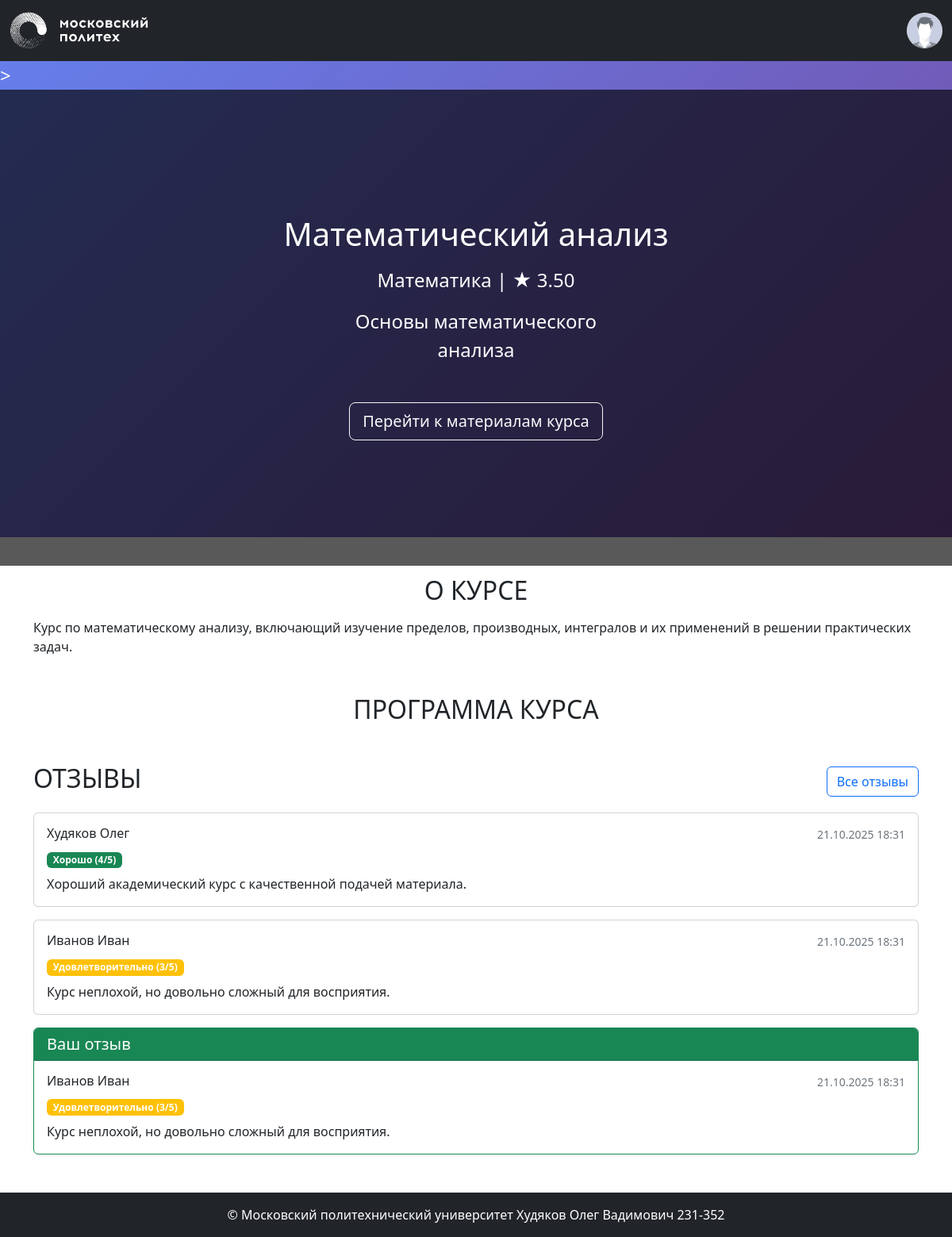
The app's page /courses/3 (signed in) with its own data.
### app/models.py (models this page shows, shortened)
class Course(db.Model):
    __tablename__ = 'courses'
    id = db.Column(db.Integer, primary_key=True)
    name = db.Column(db.String(100), nullable=False)
    short_desc = db.Column(db.Text)
    full_desc = db.Column(db.Text)
    rating_sum = db.Column(db.Integer, default=0)
    rating_num = db.Column(db.Integer, default=0)
    category_id = db.Column(db.Integer, db.ForeignKey("categories.id"))
    author_id = db.Column(db.Integer, db.ForeignKey("users.id"))
    background_image_id = db.Column(db.String(100), db.ForeignKey("images.id"))
    created_at = db.Column(db.DateTime, default=datetime.now)
    author = db.relationship("User")
    category = db.relationship("Category", lazy=False)
    bg_image = db.relationship("Image")
    reviews = db.relationship("Review", back_populates="course")
    @property
    def rating(self):
        if self.rating_num > 0:
            return self.rating_sum / self.rating_num
        return 0

class Category(db.Model):
    __tablename__ = 'categories'
    id = db.Column(db.Integer, primary_key=True)
    name = db.Column(db.String(100), nullable=False)
    parent_id = db.Column(db.Integer, db.ForeignKey("categories.id"))

class Review(db.Model):
    __tablename__ = 'reviews'
    id = db.Column(db.Integer, primary_key=True)
    rating = db.Column(db.Integer, nullable=False)
    text = db.Column(db.Text, nullable=False)
    created_at = db.Column(db.DateTime, default=datetime.now)
    course_id = db.Column(db.Integer, db.ForeignKey("courses.id"))
    user_id = db.Column(db.Integer, db.ForeignKey("users.id"))
    course = db.relationship("Course", back_populates="reviews")
    user = db.relationship("User")

class User(UserMixin, db.Model):
    __tablename__ = 'users'
    id = db.Column(db.Integer, primary_key=True)
    first_name = db.Column(db.String(100), nullable=False)
    last_name = db.Column(db.String(100), nullable=False)
    middle_name = db.Column(db.String(100))
    login = db.Column(db.String(100), unique=True, nullable=False)
    password_hash = db.Column(db.String(200), nullable=False)
    created_at = db.Column(db.DateTime, default=datetime.now)
    @property
    def full_name(self):
        return ' '.join([self.last_name, self.first_name, self.middle_name or ''])

### app/courses.py (the view)
@bp.route('/<int:course_id>')
def show(course_id):
    course = course_repository.get_course_by_id(course_id)
    if course is None:
        abort(404)
    recent_reviews = db.session.execute(
        select(Review).where(Review.course_id == course_id)
        .order_by(desc(Review.created_at)).limit(5)
    ).scalars().all()
    user_review = None
    if current_user.is_authenticated:
        user_review = db.session.execute(
            select(Review).where(
                Review.course_id == course_id,
                Review.user_id == current_user.id
            )
        ).scalar_one_or_none()
    return render_template('courses/show.html',
                         course=course,
                         recent_reviews=recent_reviews,
                         user_review=user_review)

### app/auth.py (called while the page is built)
def load_user(user_id):
    return user_repository.get_user_by_id(user_id)

### app/repositories/course_repository.py (called while the page is built)
    def get_course_by_id(self, course_id):
        return self.db.session.get(Course, course_id)

### app/repositories/user_repository.py (called while the page is built)
    def get_user_by_id(self, user_id):
        return self.db.session.execute(self.db.select(User).filter_by(id=user_id)).scalar()

### app/templates/courses/show.html (shortened to what this page needs)
{% extends 'base.html' %}
{% block content %}
<div class="title-area position-relative" style="{% if course.bg_image %}background-image: url({{ course.bg_image.url }});{% else %}background: linear-gradient(135deg, #667eea 0%, #764ba2 100%);{% endif %}">>
    <div class="h-100 w-100 py-5 d-flex text-center position-absolute" style="background-color: rgba(0, 0, 0, 0.65);">
        <div class="m-auto">
            <h1 class="title mb-3 font-weight-bold">{{ course.name }}</h1>
            <p class="mb-3 mx-auto">
                {{ course.category.name }} | <span>★</span> <span>{{ "%.2f" | format(course.rating) }}</span>
            </p>
            <div class="container">
                <p class="description w-75 mb-5 mx-auto">
                    {{ course.short_desc }}
                </p>
            </div>
            {% if current_user.is_authenticated %}
                <a href="#" class="btn btn-outline-light btn-lg">Перейти к материалам курса</a>
            {% else %}
                <button class="btn btn-outline-light btn-lg" disabled>Записаться</button>
            {% endif %}
        </div>
    </div>
</div>
<div class="container mt-5">
    <section class="about mb-5">
        <h2 class="mb-3 text-center text-uppercase font-weight-bold">О курсе</h2>
        <p>{{ course.full_desc }}</p>
    </section>
    <section class="program mb-5">
        <h2 class="mb-3 text-center text-uppercase font-weight-bold">Программа курса</h2>
    </section>
    <section class="reviews mb-5">
        <div class="d-flex justify-content-between align-items-center mb-3">
            <h2 class="text-center text-uppercase font-weight-bold">Отзывы</h2>
            {% if recent_reviews %}
                <a href="{{ url_for('courses.reviews', course_id=course.id) }}" class="btn btn-outline-primary">
                    Все отзывы
                </a>
            {% endif %}
        </div>
        {% if recent_reviews %}
            {% for review in recent_reviews %}
            <div class="card mb-3">
                <div class="card-body">
                    <div class="d-flex justify-content-between align-items-start mb-2">
                        <h6 class="card-title mb-0">{{ review.user.full_name }}</h6>
                        <small class="text-muted">{{ review.created_at.strftime('%d.%m.%Y %H:%M') }}</small>
                    </div>
                    <div class="mb-2">
                        <span class="badge bg-{{ 'success' if review.rating >= 4 else 'warning' if review.rating >= 3 else 'danger' }}">
                            {% if review.rating == 5 %}Отлично
                            {% elif review.rating == 4 %}Хорошо
                            {% elif review.rating == 3 %}Удовлетворительно
                            {% elif review.rating == 2 %}Неудовлетворительно
                            {% elif review.rating == 1 %}Плохо
                            {% else %}Ужасно
                            {% endif %}
                            ({{ review.rating }}/5)
                        </span>
                    </div>
                    <p class="card-text">{{ review.text }}</p>
                </div>
            </div>
            {% endfor %}
        {% else %}
            <div class="alert alert-info">
                <p>Отзывов пока нет. Станьте первым, кто оставит отзыв о данном курсе!</p>
            </div>
        {% endif %}
        {% if current_user.is_authenticated %}
            {% if user_review %}
                <div class="card border-success">
                    <div class="card-header bg-success text-white">
                        <h5 class="mb-0">Ваш отзыв</h5>
                    </div>
                    <div class="card-body">
                        <div class="d-flex justify-content-between align-items-start mb-2">
                            <h6 class="card-title mb-0">{{ user_review.user.full_name }}</h6>
                            <small class="text-muted">{{ user_review.created_at.strftime('%d.%m.%Y %H:%M') }}</small>
                        </div>
                        <div class="mb-2">
                            <span class="badge bg-{{ 'success' if user_review.rating >= 4 else 'warning' if user_review.rating >= 3 else 'danger' }}">
                                {% if user_review.rating == 5 %}Отлично
                                {% elif user_review.rating == 4 %}Хорошо
                                {% elif user_review.rating == 3 %}Удовлетворительно
                                {% elif user_review.rating == 2 %}Неудовлетворительно
                                {% elif user_review.rating == 1 %}Плохо
                                {% else %}Ужасно
                                {% endif %}
                                ({{ user_review.rating }}/5)
                            </span>
                        </div>
                        <p class="card-text">{{ user_review.text }}</p>
                    </div>
                </div>
            {% endif %}
        {% else %}
            <div class="alert alert-info">
                <p><a href="{{ url_for('auth.login') }}">Войдите в систему</a>, чтобы оставить отзыв.</p>
            </div>
        {% endif %}
    </section>
</div>
{% endblock %}

### app/static/styles.css (style rules this page uses)
.title-area { background-color: black; background-position: center; background-repeat: no-repeat; background-size: cover; color: white; font-size: 1.5rem; min-height: calc(75vh); }

### records on screen
Course: name "Математический анализ", rating "3.50", short_desc "Основы математического анализа", full_desc "Курс по математическому анализу, включающий изучение пределов, производных, интегралов и их применений в решении практических задач."
Category: category.name "Математика"
Review: user.full_name "Худяков Олег", created_at "21.10.2025 18:31", shows "Хорошо", rating "4", text "Хороший академический курс с качественной подачей материала."
Review: user.full_name "Иванов Иван", created_at "21.10.2025 18:31", shows "Удовлетворительно", rating "3", text "Курс неплохой, но довольно сложный для восприятия."
User: user.full_name "Иванов Иван"
